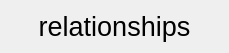
<?xml version="1.0" encoding="UTF-8"?>
<ui version="4.0">
 <class>Frame</class>
 <widget class="QFrame" name="Frame">
  <property name="geometry">
   <rect>
    <x>0</x>
    <y>0</y>
    <width>229</width>
    <height>53</height>
   </rect>
  </property>
  <property name="windowTitle">
   <string>Frame</string>
  </property>
  <layout class="QVBoxLayout" name="verticalLayout">
   <item>
    <widget class="QLabel" name="label">
     <property name="font">
      <font>
       <pointsize>20</pointsize>
      </font>
     </property>
     <property name="text">
      <string>relationships</string>
     </property>
     <property name="alignment">
      <set>Qt::AlignCenter</set>
     </property>
    </widget>
   </item>
  </layout>
 </widget>
 <resources/>
 <connections/>
</ui>
